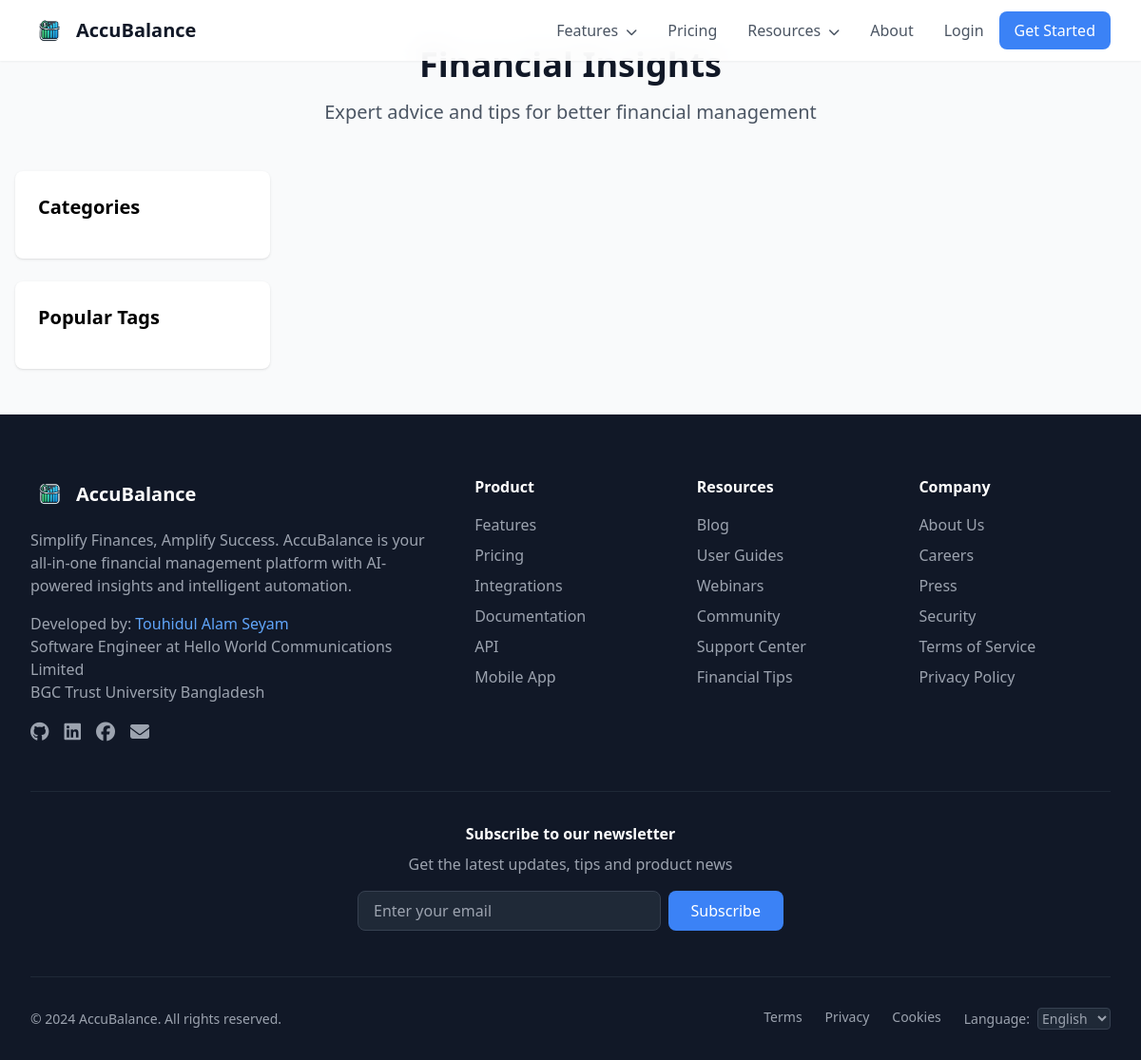
The page /blog.php on the database as committed earlier.
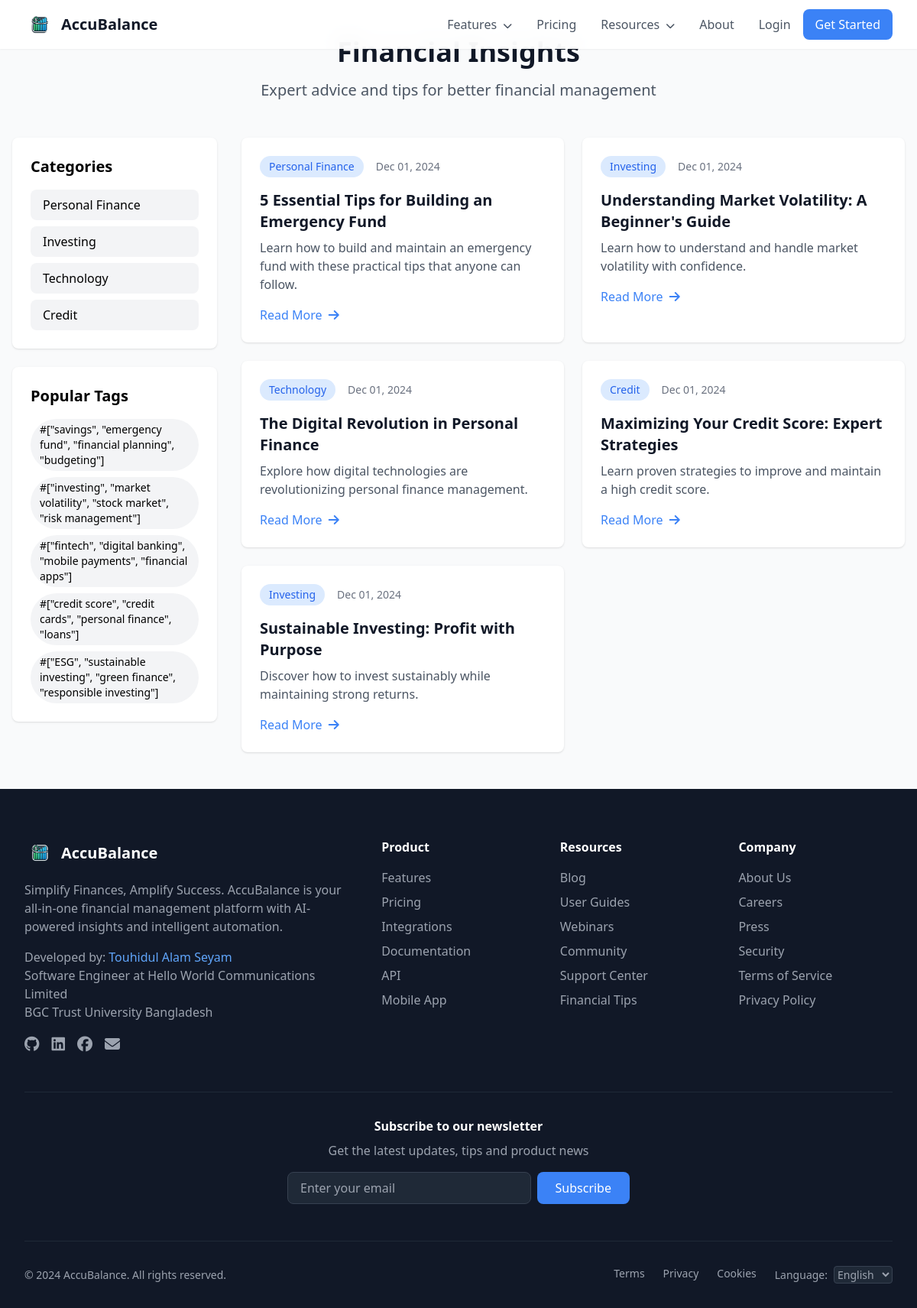
The same page on the database as committed later.
### tables this page shows
CREATE TABLE blog_posts (
    id INT PRIMARY KEY AUTO_INCREMENT,
    title VARCHAR(255) NOT NULL,
    slug VARCHAR(255) NOT NULL UNIQUE,
    content TEXT NOT NULL,
    excerpt TEXT,
    featured_image VARCHAR(255),
    author_id INT,
    category VARCHAR(50),
    tags JSON,
    status ENUM('draft', 'published') DEFAULT 'draft',
    views INT DEFAULT 0,
    created_at TIMESTAMP DEFAULT CURRENT_TIMESTAMP,
    updated_at TIMESTAMP DEFAULT CURRENT_TIMESTAMP ON UPDATE CURRENT_TIMESTAMP,
    FOREIGN KEY (author_id) REFERENCES users(id)
);

### blog.php (the view, shortened to what this page needs)
<?php
require_once 'config.php';
$page = isset($_GET['page']) ? (int)$_GET['page'] : 1;
$per_page = 6;
$offset = ($page - 1) * $per_page;
$where = "WHERE status = 'published'";
$query = "SELECT * FROM blog_posts $where
          ORDER BY created_at DESC LIMIT $offset, $per_page";
$posts = $conn->query($query);
$categories_query = "SELECT DISTINCT category FROM blog_posts WHERE status = 'published'";
$categories = $conn->query($categories_query);
$tags_query = "SELECT DISTINCT JSON_UNQUOTE(JSON_EXTRACT(tags, '$[*]')) as tag
               FROM blog_posts, JSON_TABLE(tags, '$[*]' COLUMNS (tag VARCHAR(50) PATH '$')) t
               WHERE status = 'published'";
$tags = $conn->query($tags_query);
?>
<!DOCTYPE html>
<html lang="en">
<head>
    <script src="https://cdn.tailwindcss.com"></script>
    <link href="https://cdn.jsdelivr.net/npm/@fortawesome/fontawesome-free@6/css/all.min.css" rel="stylesheet">
    <link href="https://unpkg.com/aos@2.3.1/dist/aos.css" rel="stylesheet">
</head>
<body class="bg-gray-50">
    <?php include 'includes/public-nav.php'; ?>
    <div class="max-w-7xl mx-auto px-4 py-12">
        <div class="text-center mb-12" data-aos="fade-up">
            <h1 class="text-4xl font-bold text-gray-900 mb-4">Financial Insights</h1>
            <p class="text-xl text-gray-600">Expert advice and tips for better financial management</p>
        </div>
        <div class="grid grid-cols-1 lg:grid-cols-4 gap-8">
            <div class="lg:col-span-1">
                <div class="bg-white rounded-lg shadow p-6 mb-6" data-aos="fade-right">
                    <h2 class="text-xl font-bold mb-4">Categories</h2>
                    <div class="space-y-2">
                        <?php while ($category = $categories->fetch_assoc()): ?>
                            <a href="?category=<?php echo urlencode($category['category']); ?>"
                               class="category-badge block px-4 py-2 rounded-lg bg-gray-100 hover:bg-blue-500 hover:text-white transition-all">
                                <?php echo $category['category']; ?>
                            </a>
                        <?php endwhile; ?>
                    </div>
                </div>
                <div class="bg-white rounded-lg shadow p-6" data-aos="fade-right" data-aos-delay="100">
                    <h2 class="text-xl font-bold mb-4">Popular Tags</h2>
                    <div class="flex flex-wrap gap-2">
                        <?php while ($tag = $tags->fetch_assoc()): ?>
                            <a href="?tag=<?php echo urlencode($tag['tag']); ?>"
                               class="tag-pill inline-block px-3 py-1 bg-gray-100 text-sm rounded-full hover:bg-blue-500 hover:text-white transition-all">
                                #<?php echo $tag['tag']; ?>
                            </a>
                        <?php endwhile; ?>
                    </div>
                </div>
            </div>
            <div class="lg:col-span-3 grid md:grid-cols-2 gap-6">
                <?php
                $delay = 0;
                while ($post = $posts->fetch_assoc()):
                ?>
                    <article class="blog-card bg-white rounded-lg shadow overflow-hidden"
                             data-aos="fade-up"
                             data-aos-delay="<?php echo $delay; ?>">
                        <div class="p-6">
                            <div class="flex items-center mb-4">
                                <span class="px-3 py-1 bg-blue-100 text-blue-600 rounded-full text-sm">
                                    <?php echo $post['category']; ?>
                                </span>
                                <span class="text-gray-500 text-sm ml-4">
                                    <?php echo date('M d, Y', strtotime($post['created_at'])); ?>
                                </span>
                            </div>
                            <h2 class="text-xl font-bold mb-2">
                                <a href="blog-post.php?slug=<?php echo $post['slug']; ?>"
                                   class="text-gray-900 hover:text-blue-600">
                                    <?php echo $post['title']; ?>
                                </a>
                            </h2>
                            <p class="text-gray-600 mb-4">
                                <?php echo $post['excerpt']; ?>
                            </p>
                            <a href="blog-post.php?slug=<?php echo $post['slug']; ?>"
                               class="text-blue-500 hover:text-blue-600 font-medium">
                                Read More <i class="fas fa-arrow-right ml-1"></i>
                            </a>
                        </div>
                    </article>
                <?php
                    $delay += 100;
                endwhile;
                ?>
            </div>
        </div>
    </div>
    <?php include 'includes/footer.php'; ?>
</body>
</html>

### includes/public-nav.php (shortened to what this page needs)
<nav class="fixed w-full bg-white/90 backdrop-blur-md shadow-sm z-50">
    <div class="max-w-7xl mx-auto px-4 sm:px-6 lg:px-8">
        <div class="flex justify-between h-16">
            <div class="flex items-center">
                <a href="/" class="flex items-center space-x-2">
                    <img src="assets/logo.png" alt="AccuBalance Logo" class="h-10 w-10">
                    <span class="text-xl font-bold text-gray-900">AccuBalance</span>
                </a>
            </div>
            <div class="hidden md:flex items-center space-x-8">
                <div class="relative group">
                    <button class="text-gray-600 hover:text-blue-600">
                        Features <i class="fas fa-chevron-down ml-1 text-xs"></i>
                    </button>
                </div>
                <a href="/pricing" class="text-gray-600 hover:text-blue-600">Pricing</a>
                <div class="relative group">
                    <button class="text-gray-600 hover:text-blue-600">
                        Resources <i class="fas fa-chevron-down ml-1 text-xs"></i>
                    </button>
                </div>
                <a href="/about" class="text-gray-600 hover:text-blue-600">About</a>
                <div class="flex items-center space-x-4">
                    <a href="/login" class="text-gray-600 hover:text-blue-600">Login</a>
                    <a href="/register" class="bg-blue-500 text-white px-4 py-2 rounded-lg hover:bg-blue-600 transition-all">
                        Get Started
                    </a>
                </div>
            </div>
        </div>
    </div>
</nav>

### includes/footer.php (shortened to what this page needs)
<footer class="bg-gray-900 text-gray-300 pt-16 pb-8">
    <div class="max-w-7xl mx-auto px-4 sm:px-6 lg:px-8">
        <div class="grid grid-cols-1 md:grid-cols-5 gap-8">
            <div class="col-span-2">
                <div class="flex items-center mb-4">
                    <img src="assets/logo.png" alt="AccuBalance Logo" class="h-10 w-10">
                    <span class="ml-2 text-xl font-bold text-white">AccuBalance</span>
                </div>
                <p class="text-gray-400 mb-4">
                    Simplify Finances, Amplify Success. AccuBalance is your all-in-one financial management platform with AI-powered insights and intelligent automation.
                </p>
                <div class="mb-4">
                    <p class="text-gray-400">Developed by: <a href="about-me.php" class="text-blue-400 hover:text-blue-300">Touhidul Alam Seyam</a></p>
                    <p class="text-gray-400">Software Engineer at Hello World Communications Limited</p>
                    <p class="text-gray-400">BGC Trust University Bangladesh</p>
                </div>
                <div class="flex space-x-4">
                    <a href="https://github.com/Seyamalam" target="_blank" class="text-gray-400 hover:text-white transition-colors">
                        <i class="fab fa-github text-xl"></i>
                    </a>
                    <a href="https://www.linkedin.com/in/touhidulalamseyam" target="_blank" class="text-gray-400 hover:text-white transition-colors">
                        <i class="fab fa-linkedin text-xl"></i>
                    </a>
                    <a href="https://web.facebook.com/touhidul.alam.5851/" target="_blank" class="text-gray-400 hover:text-white transition-colors">
                        <i class="fab fa-facebook text-xl"></i>
                    </a>
                    <a href="mailto:seyamalam41@gmail.com" class="text-gray-400 hover:text-white transition-colors">
                        <i class="fas fa-envelope text-xl"></i>
                    </a>
                </div>
            </div>
            <div>
                <h4 class="text-white font-bold mb-4">Product</h4>
                <ul class="space-y-2">
                    <li><a href="/features" class="text-gray-400 hover:text-white transition-colors">Features</a></li>
                    <li><a href="/pricing" class="text-gray-400 hover:text-white transition-colors">Pricing</a></li>
                    <li><a href="/integrations" class="text-gray-400 hover:text-white transition-colors">Integrations</a></li>
                    <li><a href="/docs" class="text-gray-400 hover:text-white transition-colors">Documentation</a></li>
                    <li><a href="/api" class="text-gray-400 hover:text-white transition-colors">API</a></li>
                    <li><a href="/mobile" class="text-gray-400 hover:text-white transition-colors">Mobile App</a></li>
                </ul>
            </div>
            <div>
                <h4 class="text-white font-bold mb-4">Resources</h4>
                <ul class="space-y-2">
                    <li><a href="/blog" class="text-gray-400 hover:text-white transition-colors">Blog</a></li>
                    <li><a href="/guides" class="text-gray-400 hover:text-white transition-colors">User Guides</a></li>
                    <li><a href="/webinars" class="text-gray-400 hover:text-white transition-colors">Webinars</a></li>
                    <li><a href="/community" class="text-gray-400 hover:text-white transition-colors">Community</a></li>
                    <li><a href="/support" class="text-gray-400 hover:text-white transition-colors">Support Center</a></li>
                    <li><a href="/financial-tips" class="text-gray-400 hover:text-white transition-colors">Financial Tips</a></li>
                </ul>
            </div>
            <div>
                <h4 class="text-white font-bold mb-4">Company</h4>
                <ul class="space-y-2">
                    <li><a href="/about" class="text-gray-400 hover:text-white transition-colors">About Us</a></li>
                    <li><a href="/careers" class="text-gray-400 hover:text-white transition-colors">Careers</a></li>
                    <li><a href="/press" class="text-gray-400 hover:text-white transition-colors">Press</a></li>
                    <li><a href="/security" class="text-gray-400 hover:text-white transition-colors">Security</a></li>
                    <li><a href="/terms" class="text-gray-400 hover:text-white transition-colors">Terms of Service</a></li>
                    <li><a href="/privacy" class="text-gray-400 hover:text-white transition-colors">Privacy Policy</a></li>
                </ul>
            </div>
        </div>
        <div class="border-t border-gray-800 mt-12 pt-8">
            <div class="max-w-md mx-auto text-center">
                <h5 class="text-white font-bold mb-2">Subscribe to our newsletter</h5>
                <p class="text-gray-400 mb-4">Get the latest updates, tips and product news</p>
                <form class="flex space-x-2">
                    <input type="email" placeholder="Enter your email"
                           class="flex-1 px-4 py-2 rounded-lg bg-gray-800 text-white border border-gray-700 focus:outline-none focus:border-blue-500">
                    <button type="submit"
                            class="px-6 py-2 bg-blue-500 text-white rounded-lg hover:bg-blue-600 transition-colors">
                        Subscribe
                    </button>
                </form>
            </div>
        </div>
        <div class="border-t border-gray-800 mt-12 pt-8">
            <div class="flex flex-col md:flex-row justify-between items-center">
                <div class="text-gray-400 text-sm mb-4 md:mb-0">
                    © <?php echo date('Y'); ?> AccuBalance. All rights reserved.
                </div>
                <div class="flex space-x-6">
                    <a href="/terms" class="text-gray-400 hover:text-white text-sm transition-colors">Terms</a>
                    <a href="/privacy" class="text-gray-400 hover:text-white text-sm transition-colors">Privacy</a>
                    <a href="/cookies" class="text-gray-400 hover:text-white text-sm transition-colors">Cookies</a>
                    <div class="flex items-center space-x-2">
                        <span class="text-gray-400 text-sm">Language:</span>
                        <select class="bg-gray-800 text-gray-400 text-sm rounded border border-gray-700 focus:outline-none focus:border-blue-500">
                            <option value="en">English</option>
                        </select>
                    </div>
                </div>
            </div>
        </div>
    </div>
</footer>

### blog.php (style rules this page uses)
.blog-card { transition: all 0.3s ease; }
.category-badge { transition: all 0.3s ease; }
.tag-pill { transition: all 0.3s ease; }

Rows that differ between the two databases and show on the page:
added blog_posts: category "Personal Finance", created_at "Dec 01, 2024", title "5 Essential Tips for Building an Emergency Fund", excerpt "Learn how to build and maintain an emergency fund with these practical tips that anyone can follow."
added blog_posts: category "Investing", created_at "Dec 01, 2024", title "Understanding Market Volatility: A Beginner's Guide", excerpt "Learn how to understand and handle market volatility with confidence."
added blog_posts: category "Technology", created_at "Dec 01, 2024", title "The Digital Revolution in Personal Finance", excerpt "Explore how digital technologies are revolutionizing personal finance management."
added blog_posts: category "Credit", created_at "Dec 01, 2024", title "Maximizing Your Credit Score: Expert Strategies", excerpt "Learn proven strategies to improve and maintain a high credit score."
added blog_posts: category "Investing", created_at "Dec 01, 2024", title "Sustainable Investing: Profit with Purpose", excerpt "Discover how to invest sustainably while maintaining strong returns."
Other text that changed with them:
new list line: "Personal Finance"
new list line: "Investing"
new list line: "Technology"
new list line: "Credit"
new list line: "# [\"savings\", \"emergency fund\", \"financial planning\", \"budgeting\"]"
new list line: "# [\"investing\", \"market volatility\", \"stock market\", \"risk management\"]"
new list line: "# [\"fintech\", \"digital banking\", \"mobile payments\", \"financial apps\"]"
new list line: "# [\"credit score\", \"credit cards\", \"personal finance\", \"loans\"]"
new list line: "# [\"ESG\", \"sustainable investing\", \"green finance\", \"responsible investing\"]"
